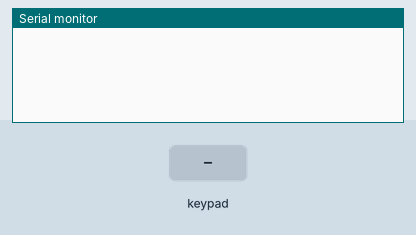
Bench run of a sketch on a simulated Arduino Leonardo, built with avr-gcc and run on an emulated ATmega32U4. On the bench: the last lines printed to the serial monitor. The test bench sets the inputs (shaded band).

Above: at 1.2 s.
1.3 s: key '1' pressed
At 2.5 s:
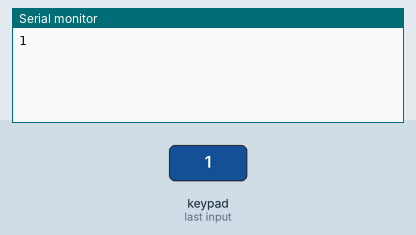
2.8 s: keypad keys 6 7 8 9 * pressed 0.4 s apart
At 5.0 s:
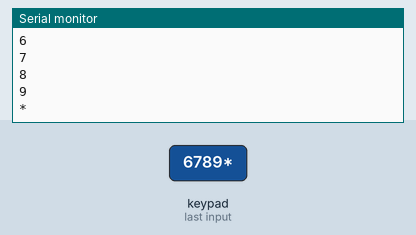
6.3 s: key '=' pressed
At 7.5 s:
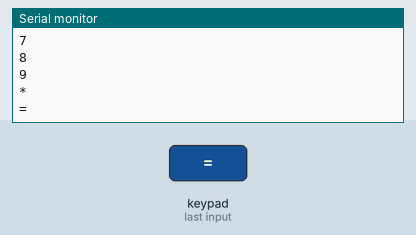
7.8 s: keypad keys 8 / 2 = pressed 0.4 s apart
At 8.46 s:
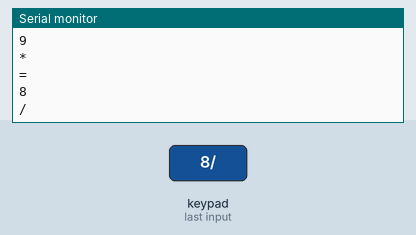
Timing chart, 0 to 10.8 s (numbered marks = the images above; inputs shaded):
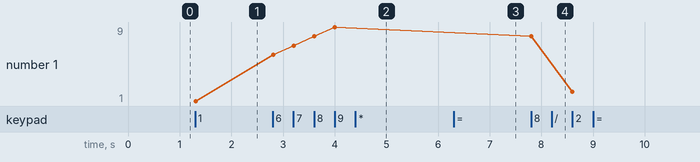

The sketch:

KeyBoard.ino
```cpp
// Import the necessary library for keypad functionality
#include <Keypad.h>
#include <Keyboard.h>

// Define the number of rows and columns in the keypad matrix
const byte ROWS = 4;
const byte COLS = 4;

// Define the layout of the keypad matrix
char MatrixKeyPad[ROWS][COLS] = {
  {'1', '4', '7', '='},
  {'2', '5', '8', '0'},
  {'3', '6', '9', '.'},
  {'-', '+', '/', '*'}
};

// Define the pin configurations for the rows and columns of the keypad
byte rowPins[ROWS] = {6, 7, 8, 9};
byte colPins[COLS] = {5, 4, 3, 2};

// Initialize the Keypad object with the defined matrix and pin configurations
Keypad customKeypad = Keypad(makeKeymap(MatrixKeyPad), rowPins, colPins, ROWS, COLS);

// Setup function runs once when the Arduino is powered on or reset
void setup() {
  // Initialize serial communication at a baud rate of 9600 bits per second
  Serial.begin(9600);
}

// Loop function runs continuously as long as the Arduino is powered on
void loop() {
  // Read a key press from the keypad
  char customKey = customKeypad.getKey();

  // If a key is pressed, print it to the serial monitor
  if (customKey){
    Serial.println(customKey);
  }
}
```

Measured:
- after the input at 1.3 s, the serial monitor: prints a new line at once (image 1)
- after the input at 2.8 s, the serial monitor: prints a new line at once (image 2)
- after the input at 6.3 s, the serial monitor: prints a new line at once (image 3)
- after the input at 7.8 s, the serial monitor: prints a new line at once (image 4)
- plotted number 1: 1 → 9 after the input at 2.8 s, 9 → 2 after the input at 7.8 s
